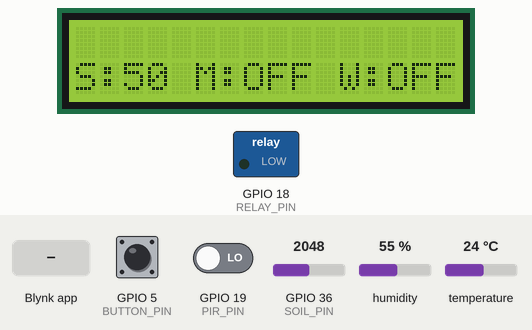
Bench run of a sketch on a simulated ESP32. On the bench: 16×2 character LCD, switched loads named in the sketch (green lamp = pin HIGH). Inputs (shaded band) come from the test bench; at power-on: GPIO 36 (SOIL_PIN) = 2048, GPIO 5 (BUTTON_PIN) HIGH, humidity 55 %, GPIO 19 (PIR_PIN) LOW, temperature 24 °C. WiFi joins after 1.5 s; servers stay silent unless stated.

Above: at 5.0 s.
5.1 s: GPIO 36 (SOIL_PIN) set to 0
At 7.7 s:
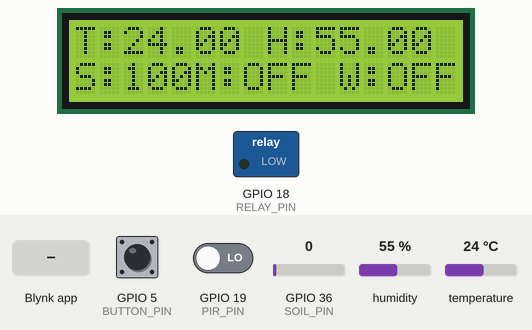
8.3 s: GPIO 5 (BUTTON_PIN) pulled LOW for 0.15 s
At 8.64 s:
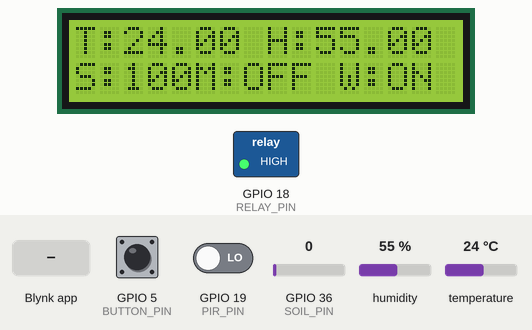
9.0 s: Blynk app writes 1 to V6
At 11.7 s:
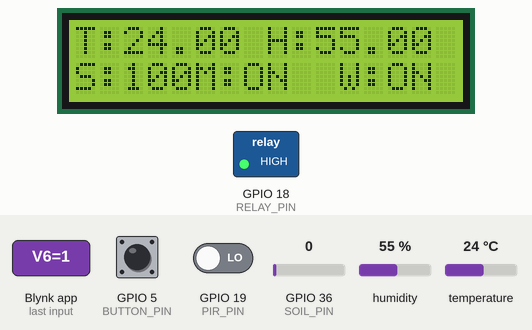
12.3 s: GPIO 5 (BUTTON_PIN) pulled LOW for 1 s
At 13.7 s:
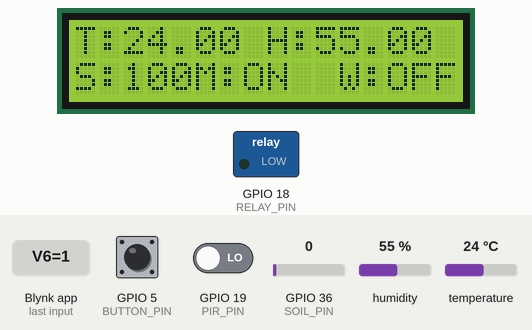
14.8 s: humidity set to 22 %
At 19.3 s:
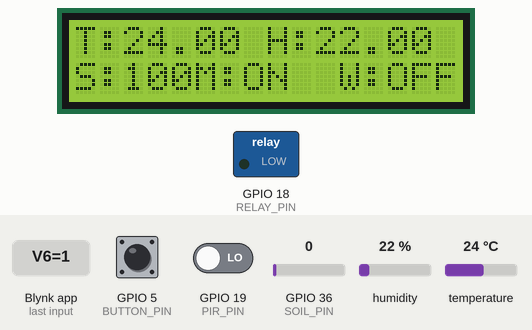
19.4 s: GPIO 5 (BUTTON_PIN) pulled LOW for 3.2 s
At 21.7 s:
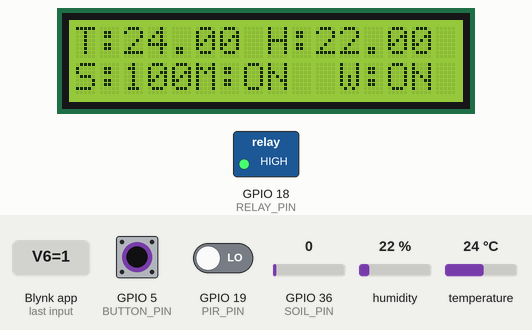
Timing chart, 0 to 23.2 s (numbered marks = the images above; inputs shaded):
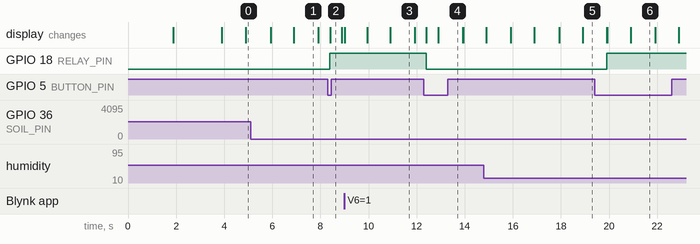

Measured:
- after the input at 5.1 s, the display: first changes after 0.84 s (image 1 shows a later state)
- after the input at 8.3 s, GPIO 18 (RELAY_PIN): LOW → HIGH after 0.09 s; the display: changes after 0.10 s (image 2)
- after the input at 9.0 s, the display: changes at once (image 3)
- after the input at 12.3 s, GPIO 18 (RELAY_PIN): HIGH → LOW after 0.09 s; the display: changes after 0.10 s (image 4)
- after the input at 14.8 s, the display: first differs from a run without the input after 3.1 s (image 5 shows a later state)
- after the input at 19.4 s, GPIO 18 (RELAY_PIN): LOW → HIGH after 0.51 s; the display: first differs from a run without the input after 0.52 s (image 6)
- what the display in image 1 shows lasts 1.0 s, from 6.9 s to 7.9 s

The sketch:

mini_proj_final.ino
```cpp
// ESP32 Blynk Smart Plant Monitoring System
#define BLYNK_TEMPLATE_ID "TMPL3V0xXLy8h"
#define BLYNK_TEMPLATE_NAME "Smart Plant"
#define BLYNK_AUTH_TOKEN "nHGbZZgBGppZG4EJjDgRsFzU8KMGV4cT"
#include <LiquidCrystal_I2C.h>
#define BLYNK_PRINT Serial

#include <WiFi.h>
#include <BlynkSimpleEsp32.h>
#include <DHT.h>

// -------- LCD --------
LiquidCrystal_I2C lcd(0x3F, 16, 2);

// -------- BLYNK --------
char ssid[] = "Tanishka's Galaxy M31";
char pass[] = "krzm0167";

// -------- PINS (ESP32) --------
#define DHTPIN 4
#define DHTTYPE DHT11

#define SOIL_PIN 36
#define PIR_PIN 19
#define RELAY_PIN 18
#define BUTTON_PIN 5

#define VPIN_BUTTON_1 V12

DHT dht(DHTPIN, DHTTYPE);
BlynkTimer timer;

int relay1State = LOW;
int pushButton1State = HIGH;
int PIR_ToggleValue;

// -------- SETUP --------
void setup() {
  Serial.begin(115200);

  lcd.init();
  lcd.backlight();

  pinMode(PIR_PIN, INPUT);
  pinMode(RELAY_PIN, OUTPUT);
  pinMode(BUTTON_PIN, INPUT_PULLUP);

  digitalWrite(RELAY_PIN, relay1State);

  dht.begin();
  Blynk.begin(BLYNK_AUTH_TOKEN, ssid, pass);


  lcd.setCursor(0, 0);
  lcd.print(" Initializing ");
  delay(2000);
  lcd.clear();

  timer.setInterval(2000L, DHT11sensor);
  timer.setInterval(1000L, soilMoistureSensor);
  timer.setInterval(500L, checkPhysicalButton);
}

// -------- DHT SENSOR --------
void DHT11sensor() {
  float h = dht.readHumidity();
  float t = dht.readTemperature();

  if (isnan(h) || isnan(t)) return;

  Blynk.virtualWrite(V0, t);
  Blynk.virtualWrite(V1, h);

  lcd.setCursor(0, 0);
  lcd.print("T:");
  lcd.print(t);

  lcd.setCursor(8, 0);
  lcd.print("H:");
  lcd.print(h);
}

// -------- SOIL SENSOR --------
void soilMoistureSensor() {
  int value = analogRead(SOIL_PIN);
  value = map(value, 0, 4095, 100, 0);

  Blynk.virtualWrite(V3, value);

  lcd.setCursor(0, 1);
  lcd.print("S:");
  lcd.print(value);
  lcd.print(" ");
}

// -------- PIR --------
void PIRsensor() {
  if (digitalRead(PIR_PIN)) {
    Blynk.logEvent("pirmotion", "Motion Detected!");
    WidgetLED led(V5);
    led.on();
  } else {
    WidgetLED led(V5);
    led.off();
  }
}

// -------- BLYNK --------
BLYNK_WRITE(V6) {
  PIR_ToggleValue = param.asInt();
}

BLYNK_WRITE(VPIN_BUTTON_1) {
  relay1State = param.asInt();
  digitalWrite(RELAY_PIN, relay1State);
}

void checkPhysicalButton() {
  if (digitalRead(BUTTON_PIN) == LOW) {
    if (pushButton1State == HIGH) {
      relay1State = !relay1State;
      digitalWrite(RELAY_PIN, relay1State);
      Blynk.virtualWrite(VPIN_BUTTON_1, relay1State);
    }
    pushButton1State = LOW;
  } else {
    pushButton1State = HIGH;
  }
}

// -------- LOOP --------
void loop() {
  if (PIR_ToggleValue) {
    lcd.setCursor(5, 1);
    lcd.print("M:ON ");
    PIRsensor();
  } else {
    lcd.setCursor(5, 1);
    lcd.print("M:OFF");
  }

  lcd.setCursor(11, 1);
  lcd.print(relay1State ? "W:ON " : "W:OFF");

  Blynk.run();
  timer.run();
}
```
